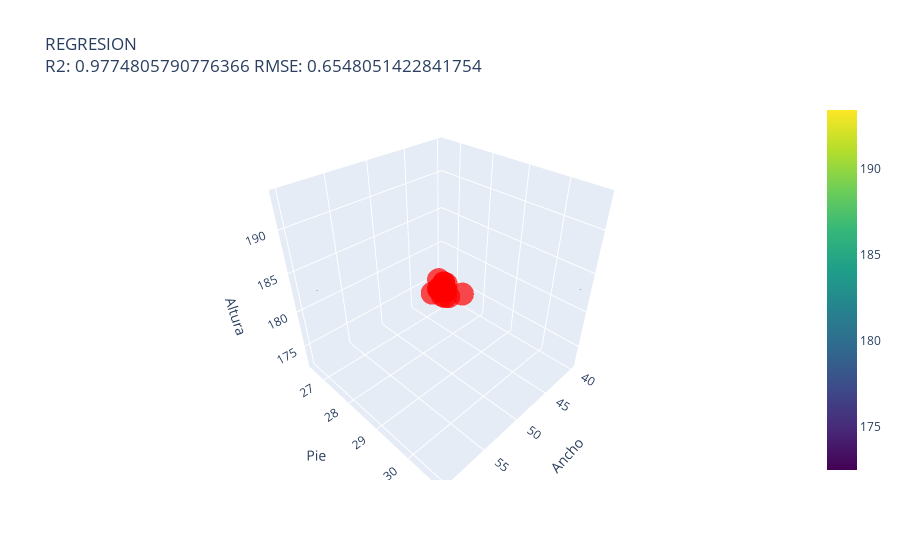

Notebook source saved alongside this figure:
### Code cell
# Definir rangos para las variables independientes
x1_range = np.linspace(min(x_train_pb[:, 0]), max(x_train_pb[:, 0]), 20)
x2_range = np.linspace(min(x_train_pb[:, 1]), max(x_train_pb[:, 1]), 20)
x1_mesh, x2_mesh = np.meshgrid(x1_range, x2_range)

# Escalar el meshgrid para predicción
x_mesh_scaled = ss_pb.transform(np.vstack((x1_mesh.ravel(), x2_mesh.ravel())).T)

# Predecir los valores con el modelo escalado
y_mesh_scaled = modelo_pb.predict(x_mesh_scaled)

# Crear scatterplot 3D de los puntos reales
scatter = go.Scatter3d(
    x=x_test_pb[:, 0], y=x_test_pb[:, 1], z=y_test_pb,
    mode='markers',
    marker=dict(size=8, color='red', opacity=0.7)
)

# Crear el plano de regresión
surface = go.Surface(
    x=x1_mesh, y=x2_mesh, z=y_mesh_scaled.reshape(x1_mesh.shape),
    colorscale='Viridis', opacity=0.5
)

# Configuración del layout
layout = go.Layout(
    title=f"REGRESION<br>R2: {r2_score(y_test_pb, pb_pred)} RMSE: {root_mean_squared_error(y_test_pb, pb_pred)}",
    scene=dict(
        xaxis_title='Ancho',
        yaxis_title='Pie',
        zaxis_title='Altura'
    )
)

# Crear la figura
fig = go.Figure(data=[scatter, surface], layout=layout)

# Mostrar la figura interactiva
fig.show()

### Figure 1 — Plotly figure (JSON) as saved in the notebook; plotly's stock layout.template omitted (floating-point values rounded to 4 significant figures; data arrays with more than 128 entries replaced by an {"elided": "..."} marker saying what was removed)
{"data": [{"marker": {"color": "red", "opacity": 0.7, "size": 8}, "mode": "markers", "type": "scatter3d", "x": [56, 42, 52, 43, 43, 53, 51, 43, 50, 50, 47, 54, 54, 50, 49, 45, 56, 50, 46, 52], "y": [30.1, 26.8, 28.8, 27.3, 27.3, 29.2, 28.8, 27.1, 28.6, 28.7, 28.1, 29.5, 29.5, 28.7, 28.5, 27.7, 30.4, 28.6, 27.8, 29], "z": [189, 176, 184, 176, 177, 186, 184, 176, 183, 184, 180, 187, 187, 184, 182, 177, 190, 183, 178, 185]}, {"colorscale": [[0, "#440154"], [0.1111, "#482878"], [0.2222, "#3e4989"], [0.3333, "#31688e"], [0.4444, "#26828e"], [0.5556, "#1f9e89"], [0.6667, "#35b779"], [0.7778, "#6ece58"], [0.8889, "#b5de2b"], [1, "#fde725"]], "opacity": 0.5, "type": "surface", "x": {"elided": "20x20 float values"}, "y": {"elided": "20x20 float values"}, "z": {"elided": "20x20 float values"}}], "layout": {"scene": {"xaxis": {"title": {"text": "Ancho"}}, "yaxis": {"title": {"text": "Pie"}}, "zaxis": {"title": {"text": "Altura"}}}, "title": {"text": "REGRESION<br>R2: 0.9774805790776366 RMSE: 0.6548051422841754"}}}
